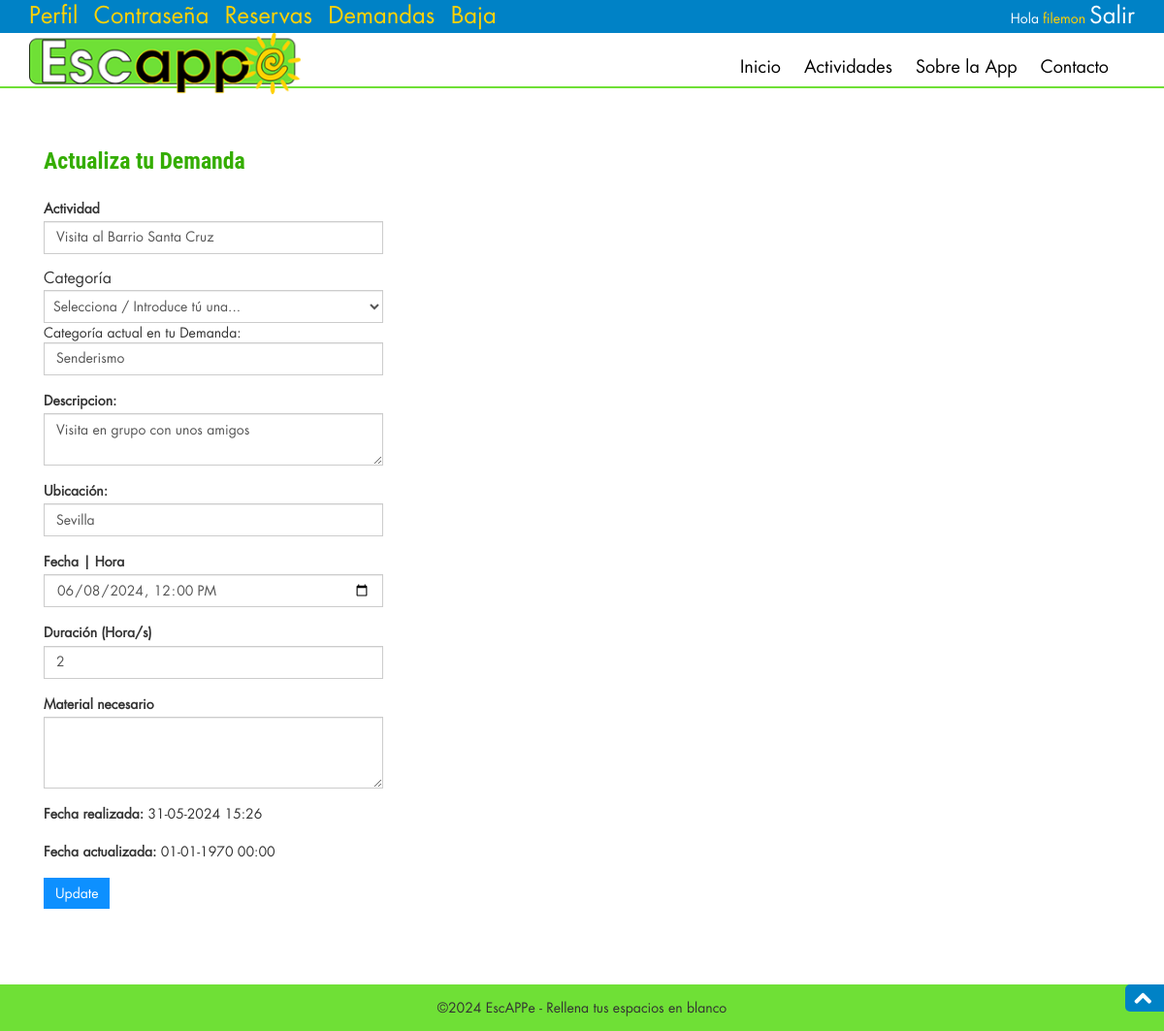
The app's page /demanda-update.php?upiddemanda=2 (signed in) with its own data.
### tables this page shows
CREATE TABLE `demanda` (
  `idDemanda` int(10) NOT NULL,
  `nombreActividad` varchar(200) DEFAULT NULL,
  `categoria` varchar(150) DEFAULT NULL,
  `descripcion` varchar(255) DEFAULT NULL,
  `ubicacion` varchar(100) DEFAULT NULL,
  `materialNecesario` varchar(150) DEFAULT NULL,
  `fechaHora` varchar(100) DEFAULT NULL,
  `nroPlazas` int(15) NOT NULL,
  `duracion` int(11) DEFAULT NULL,
  `fechaRealizada` timestamp NOT NULL DEFAULT current_timestamp(),
  `fechActualizada` timestamp NULL DEFAULT NULL ON UPDATE current_timestamp(),
  `idOfertante` int(10) DEFAULT NULL,
  `idConsumidor` int(10) DEFAULT NULL
);

### demanda-update.php (the view, shortened to what this page needs)
<?php
include ('includes/dbconnection.php');
if (strlen($_SESSION['entraConsumidor']) == 0) {
    header('Location:index.php');
} else {
    ?>
    <!DOCTYPE html>
    <html lang="es">
    <head>
        <link href="css/font-awesome/font-awesome.min.css" rel="stylesheet">
        <link rel="stylesheet" href="css/bootstrap-3.0.0/bootstrap.min.css" />
        <link rel="stylesheet" href="css/styles.css" />
    </head>
    <body>
        <?php include ('includes/header.php'); ?>
        <section id="actividades" class="secPad">
            <div class="container">
                <div class="privacy">
                    <div class="container">
                        <h3 class="wow fadeInDown animated animated" data-wow-delay=".5s"
                            style="visibility: visible; animation-delay: 0.5s; animation-name: fadeInDown;">Actualiza tu
                            Demanda
                        </h3>
                        <form name="demandaUp" method="POST">
                            <?php
                            $iddemanda = $_REQUEST['upiddemanda'];
                            $sql = "SELECT * FROM demanda WHERE idDemanda =:iddemanda";
                            $query = $dbh->prepare($sql);
                            $query->bindParam(':iddemanda', $iddemanda, PDO::PARAM_STR);
                            $query->execute();
                            $results = $query->fetchAll(PDO::FETCH_OBJ);
                            if ($query->rowCount() > 0) {
                                foreach ($results as $result) { ?>
                                    <p class="form-fit">
                                        <b>Actividad</b>
                                        <input type="text" name="actividad"
                                            value="<?php echo htmlentities($result->nombreActividad); ?>" class="form-control"
                                            id="actividadID" required="">
                                    </p>
                                    <div class="form-fit" id="categoriaDivID">
                                        <label class="inputLabel">Categoría</label>
                                        <select name="selectCatName" id="selectCatID" class="form-control form-fit">
                                            <option value="">Selecciona / Introduce tú una...</option>
                                        </select>
                                        <div id="nuevaCategoriaDiv" class="form-fit">
                                            <div class="">Categoría actual en tu Demanda:
                                                <input type="text" class="form-control" name="nuevaCategoria" id="nuevaCategoriaID"
                                                    placeholder="Nueva categoría" value="<?php echo htmlentities($result->categoria); ?>">
                                            </div>
                                        </div>
                                    </div>
                            <p class="form-fit">
                                <b>Descripcion:</b>
                                <textarea class="form-control" name="descripcion" id="descripcionID"
                                    value=""><?php echo htmlentities($result->descripcion); ?></textarea>
                            </p>
                            <p class="form-fit">
                                <b>Ubicación:</b>
                                <input type="text" class="form-control" name="ubicacion" id="ubicacionID"
                                    value="<?php echo htmlentities($result->ubicacion); ?>">
                            </p>
                            <p class="form-fit">
                                <b>Fecha | Hora</b>
                                <input type="datetime-local" class="form-control" name="fechaHora" id="fechaHoraID" required=""
                                    min="<?php echo date('Y-m-d') ?>T00:00"
                                    value="<?php echo date("Y-m-d H:i", strtotime($result->fechaHora)); ?>" placeholder="">
                            </p>
                            <p class="form-fit">
                                <b>Duración (Hora/s)</b>
                                <input type="number" class="form-control" name="duracion" id="duracionID" placeholder="En Horas"
                                    step="0.25" min="0" max="8" value="<?php echo htmlentities($result->duracion); ?>">
                            </p>
                            <p class="form-fit">
                                <b>Material necesario</b>
                                <textarea class="form-control" cols="" rows="3" name="matNecesario" id="matNecesarioID"
                                    value="<?php echo htmlentities($result->materialNecesario); ?>"></textarea>
                            </p>
                            <p class="form-fit">
                                <b>Fecha realizada:</b>
                                <?php echo date('d-m-Y H:i',strtotime($result->fechaRealizada)); ?>
                            </p>
                            <p class="form-fit">
                                <b>Fecha actualizada:</b>
                                <?php echo date('d-m-Y H:i',strtotime($result->fechActualizada)); ?>
                            </p>
                            <?php
                                }
                            } ?>
                    <p class="form-fit">
                        <button type="submit" name="demandaUpdate" class="btn-primary btn">Update</button>
                    </p>
                    </form>
                </div>
            </div>
            </div>
        </section>
        <?php include ('includes/footer.php'); ?>
        <a href="#top" class="topHome"><i class="fa fa-chevron-up fa-2x"></i></a>
    </body>
    </html>
    <?php
} ?>

### records on screen
demanda: actividad "Visita al Barrio Santa Cruz", nuevaCategoria "Senderismo", descripcion "Visita en grupo con unos amigos", ubicacion "Sevilla", fechaHora "06/08/2024 12:00", duracion "2", fechaRealizada "31-05-2024 15:26", fechActualizada "01-01-1970 00:00"

### other values on screen
$_SESSION['nombreApellidos'] "filemon"
